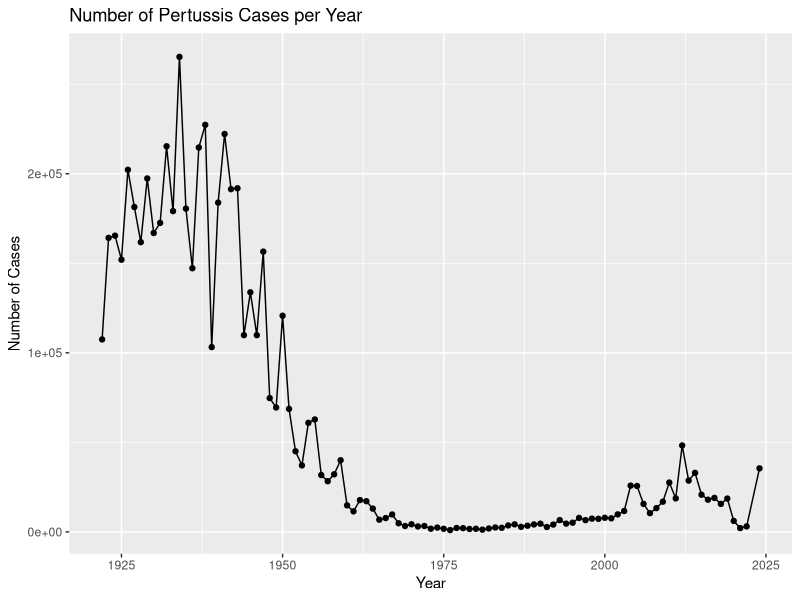
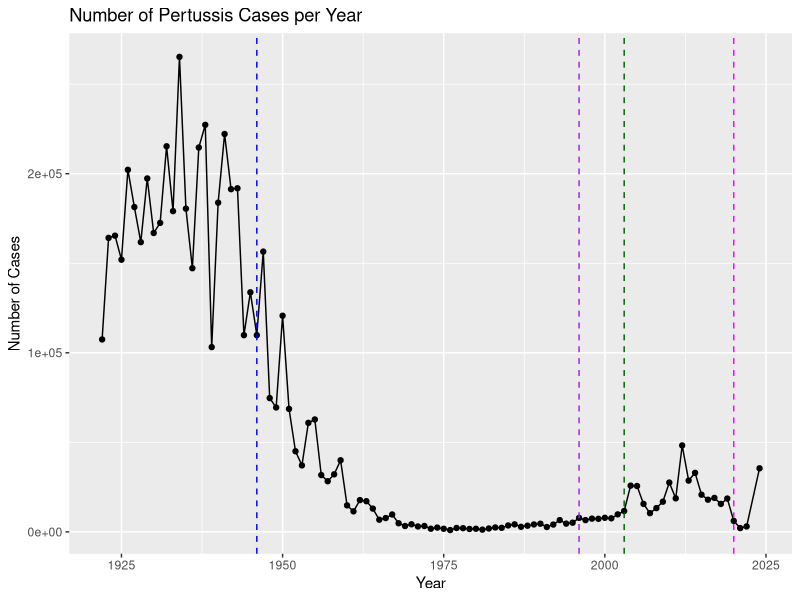

Reproduce these figures in R, in order. (Note: this script raises an error after producing the figures.)
## ---- chunk 1
cdc <- data.frame(
  year = c(1922L,1923L,1924L,1925L,
           1926L,1927L,1928L,1929L,1930L,1931L,
           1932L,1933L,1934L,1935L,1936L,
           1937L,1938L,1939L,1940L,1941L,1942L,
           1943L,1944L,1945L,1946L,1947L,
           1948L,1949L,1950L,1951L,1952L,
           1953L,1954L,1955L,1956L,1957L,1958L,
           1959L,1960L,1961L,1962L,1963L,
           1964L,1965L,1966L,1967L,1968L,1969L,
           1970L,1971L,1972L,1973L,1974L,
           1975L,1976L,1977L,1978L,1979L,1980L,
           1981L,1982L,1983L,1984L,1985L,
           1986L,1987L,1988L,1989L,1990L,
           1991L,1992L,1993L,1994L,1995L,1996L,
           1997L,1998L,1999L,2000L,2001L,
           2002L,2003L,2004L,2005L,2006L,2007L,
           2008L,2009L,2010L,2011L,2012L,
           2013L,2014L,2015L,2016L,2017L,2018L,
           2019L,2020L,2021L,2022L,2024),
 cases = c(107473,164191,165418,152003,
                                   202210,181411,161799,197371,
                                   166914,172559,215343,179135,265269,
                                   180518,147237,214652,227319,103188,
                                   183866,222202,191383,191890,109873,
                                   133792,109860,156517,74715,69479,
                                   120718,68687,45030,37129,60886,
                                   62786,31732,28295,32148,40005,
                                   14809,11468,17749,17135,13005,6799,
                                   7717,9718,4810,3285,4249,3036,
                                   3287,1759,2402,1738,1010,2177,2063,
                                   1623,1730,1248,1895,2463,2276,
                                   3589,4195,2823,3450,4157,4570,
                                   2719,4083,6586,4617,5137,7796,6564,
                                   7405,7298,7867,7580,9771,11647,
                                   25827,25616,15632,10454,13278,
                                   16858,27550,18719,48277,28639,32971,
                                   20762,17972,18975,15609,18617,
                                   6124,2116,3044,35493)
)
## ---- chunk 2
head(cdc)
## ---- chunk 3
library(ggplot2)

ggplot(cdc) + aes(year, cases) + geom_point() + geom_line() + xlab("Year") + ylab("Number of Cases") + labs(title="Number of Pertussis Cases per Year")
## ---- chunk 4
ggplot(cdc) + aes(year, cases) + geom_point() + geom_line() + xlab("Year") + ylab("Number of Cases") + labs(title="Number of Pertussis Cases per Year") + geom_vline(xintercept=1946, col="blue", lty=2) + geom_vline(xintercept=1996, col="purple", lty=2) + geom_vline(xintercept= 2020, col="magenta", lty=2) + geom_vline(xintercept = 2003, col="darkgreen", lty=2)
## ---- chunk 5
library(jsonlite)

subject <- read_json("https://www.cmi-pb.org/api/v5_1/subject", simplifyVector=TRUE)

head(subject)
## ---- chunk 6
nrow(subject)
## ---- chunk 7
table(subject$infancy_vac)
## ---- chunk 8
table(subject$biological_sex)
## ---- chunk 9
table(subject$race, subject$biological_sex)
## ---- chunk 10
library(lubridate)
## ---- chunk 11
today()
## ---- chunk 12
today()-ymd("2000-01-01")
## ---- chunk 13
time_length( today()- ymd("2000-01-01"), "years")
## ---- chunk 14
subject$age <- today()- ymd(subject$year_of_birth)
## ---- chunk 15
library(dplyr)

# average age of aP individuals
ap <- subject %>% filter(infancy_vac == "aP")

round( summary( time_length( ap$age, "years" ) ) )

## ---- chunk 16
#average age of wP individuals

wp <- subject %>% filter(infancy_vac == "wP")
round( summary( time_length( wp$age, "years" ) ) )


## ---- chunk 17
int <- ymd(subject$date_of_boost) - ymd(subject$year_of_birth)
age_at_boost <- time_length(int, "year")
head(age_at_boost)
## ---- chunk 18
ggplot(subject) +
  aes(time_length(age, "year"),
      fill=as.factor(infancy_vac)) +
  geom_histogram(show.legend=FALSE) +
  facet_wrap(vars(infancy_vac), nrow=2) +
  xlab("Age in years")
## ---- chunk 19
x <- t.test(time_length( wp$age, "years" ),
       time_length( ap$age, "years" ))

x$p.value
## ---- chunk 20
specimine <- read_json("http://cmi-pb.org/api/v5_1/specimen", simplifyVector = TRUE)
ab_data <- read_json("http://cmi-pb.org/api/v5_1/plasma_ab_titer", simplifyVector= TRUE)
## ---- chunk 21
head(specimine)
## ---- chunk 22
head(ab_data)
## ---- chunk 23
library(dplyr)

meta <- inner_join(subject, specimine)
head(meta)
## ---- chunk 24
dim(meta)
## ---- chunk 25
abdata <- inner_join(meta, ab_data)
head(abdata)
## ---- chunk 26
dim(abdata)
## ---- chunk 27
table(abdata$isotype)
## ---- chunk 28
table(abdata$antigen)
## ---- chunk 29
ggplot(abdata) + aes(MFI, antigen) + geom_boxplot()
## ---- chunk 30
ggplot(abdata) + aes(MFI_normalised, antigen) + geom_boxplot()
## ---- chunk 31
table(abdata$dataset)
## ---- chunk 32
ggplot(abdata) + aes(MFI_normalised, antigen, col=abdata$infancy_vac) + geom_boxplot()
## ---- chunk 33
ggplot(abdata) + aes(MFI_normalised, antigen, col=infancy_vac) + geom_boxplot() + facet_wrap(~infancy_vac)
## ---- chunk 34
igg <- abdata %>% filter(isotype == "IgG")
head(igg)
## ---- chunk 35
ggplot(igg) + aes(MFI_normalised, antigen, col=igg$infancy_vac) + geom_boxplot()
## ---- chunk 36
ggplot(igg) +
  aes(MFI_normalised, antigen) +
  geom_boxplot() + 
    xlim(0,75) +
  facet_wrap(vars(visit), nrow=2)
## ---- chunk 37
#Filter to include 2021 data only
abdata.21 <- abdata |> filter(dataset == "2021_dataset")

#Filter to look at IgG PT data only
pt.igg <- abdata.21 |>
  filter(isotype == "IgG",  antigen == "PT") 

#Plot and color by infancy_vac(wP and aP)
  ggplot(pt.igg) +
    aes(x=planned_day_relative_to_boost,
        y=MFI_normalised,
        col=infancy_vac,
        group=subject_id) +
    geom_point() +
    geom_line() +
    geom_vline(xintercept=0, linetype="dashed") +
    geom_vline(xintercept=14, linetype="dashed") +
  labs(title="2021 dataset IgG PT",
       subtitle = "Dashed lines indicate day 0 (pre-boost) and 14 (apparent peak levels)")
